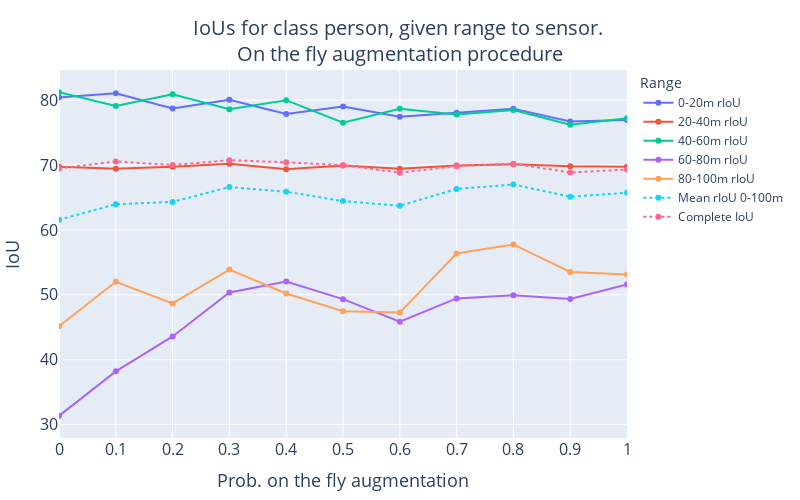

The notebook cell this image was saved under:
### Code cell
fig = return_fig_line_plot(melted_df, "Prob. on the fly augmentation", 'IoUs for class person, given range to sensor. <br>On the fly augmentation procedure',
                           category_orders={"Range": ['0-20m rIoU', '20-40m rIoU', '40-60m rIoU', '60-80m rIoU', '80-100m rIoU', "Mean rIoU 0-100m", 'Complete IoU']})
fig.show()
# fig.write_image("/workspaces/baseline/exp/figures/report_figs/RAW_ONline_paste_augmentation_line_plot_0_to_100.jpeg", scale=4)

### Figure 1 — Plotly figure (JSON) as saved in the notebook; plotly's stock layout.template omitted (floating-point values rounded to 4 significant figures)
{"data": [{"hovertemplate": "Range=0-20m rIoU<br>Augmentation value=%{x}<br>IoU=%{y}<extra></extra>", "legendgroup": "0-20m rIoU", "line": {"color": "#636efa", "dash": "solid"}, "marker": {"size": 6, "symbol": "circle"}, "mode": "lines+markers", "name": "0-20m rIoU", "orientation": "v", "showlegend": true, "type": "scatter", "x": [0, 0.1, 0.2, 0.3, 0.4, 0.5, 0.6, 0.7, 0.8, 0.9, 1], "xaxis": "x", "y": [80.4, 81.04, 78.72, 80.04, 77.86, 79.0, 77.44, 78.04, 78.66, 76.69, 76.95], "yaxis": "y"}, {"hovertemplate": "Range=20-40m rIoU<br>Augmentation value=%{x}<br>IoU=%{y}<extra></extra>", "legendgroup": "20-40m rIoU", "line": {"color": "#EF553B", "dash": "solid"}, "marker": {"size": 6, "symbol": "circle"}, "mode": "lines+markers", "name": "20-40m rIoU", "orientation": "v", "showlegend": true, "type": "scatter", "x": [0, 0.1, 0.2, 0.3, 0.4, 0.5, 0.6, 0.7, 0.8, 0.9, 1], "xaxis": "x", "y": [69.73, 69.42, 69.72, 70.2, 69.33, 69.91, 69.42, 69.92, 70.12, 69.79, 69.75], "yaxis": "y"}, {"hovertemplate": "Range=40-60m rIoU<br>Augmentation value=%{x}<br>IoU=%{y}<extra></extra>", "legendgroup": "40-60m rIoU", "line": {"color": "#00cc96", "dash": "solid"}, "marker": {"size": 6, "symbol": "circle"}, "mode": "lines+markers", "name": "40-60m rIoU", "orientation": "v", "showlegend": true, "type": "scatter", "x": [0, 0.1, 0.2, 0.3, 0.4, 0.5, 0.6, 0.7, 0.8, 0.9, 1], "xaxis": "x", "y": [81.23, 79.08, 80.89, 78.58, 79.99, 76.51, 78.66, 77.77, 78.49, 76.21, 77.21], "yaxis": "y"}, {"hovertemplate": "Range=60-80m rIoU<br>Augmentation value=%{x}<br>IoU=%{y}<extra></extra>", "legendgroup": "60-80m rIoU", "line": {"color": "#ab63fa", "dash": "solid"}, "marker": {"size": 6, "symbol": "circle"}, "mode": "lines+markers", "name": "60-80m rIoU", "orientation": "v", "showlegend": true, "type": "scatter", "x": [0, 0.1, 0.2, 0.3, 0.4, 0.5, 0.6, 0.7, 0.8, 0.9, 1], "xaxis": "x", "y": [31.36, 38.21, 43.59, 50.36, 52.04, 49.34, 45.86, 49.45, 49.92, 49.35, 51.6], "yaxis": "y"}, {"hovertemplate": "Range=80-100m rIoU<br>Augmentation value=%{x}<br>IoU=%{y}<extra></extra>", "legendgroup": "80-100m rIoU", "line": {"color": "#FFA15A", "dash": "solid"}, "marker": {"size": 6, "symbol": "circle"}, "mode": "lines+markers", "name": "80-100m rIoU", "orientation": "v", "showlegend": true, "type": "scatter", "x": [0, 0.1, 0.2, 0.3, 0.4, 0.5, 0.6, 0.7, 0.8, 0.9, 1], "xaxis": "x", "y": [45.17, 52.01, 48.67, 53.88, 50.21, 47.47, 47.26, 56.37, 57.76, 53.53, 53.12], "yaxis": "y"}, {"hovertemplate": "Range=Mean rIoU 0-100m<br>Augmentation value=%{x}<br>IoU=%{y}<extra></extra>", "legendgroup": "Mean rIoU 0-100m", "line": {"color": "#19d3f3", "dash": "dot"}, "marker": {"size": 6, "symbol": "circle"}, "mode": "lines+markers", "name": "Mean rIoU 0-100m", "orientation": "v", "showlegend": true, "type": "scatter", "x": [0, 0.1, 0.2, 0.3, 0.4, 0.5, 0.6, 0.7, 0.8, 0.9, 1], "xaxis": "x", "y": [61.57, 63.95, 64.32, 66.61, 65.89, 64.45, 63.73, 66.31, 66.99, 65.12, 65.72], "yaxis": "y"}, {"hovertemplate": "Range=Complete IoU<br>Augmentation value=%{x}<br>IoU=%{y}<extra></extra>", "legendgroup": "Complete IoU", "line": {"color": "#FF6692", "dash": "dot"}, "marker": {"size": 6, "symbol": "circle"}, "mode": "lines+markers", "name": "Complete IoU", "orientation": "v", "showlegend": true, "type": "scatter", "x": [0, 0.1, 0.2, 0.3, 0.4, 0.5, 0.6, 0.7, 0.8, 0.9, 1], "xaxis": "x", "y": [69.48, 70.54, 70.01, 70.74, 70.42, 69.97, 68.83, 69.81, 70.21, 68.85, 69.29], "yaxis": "y"}], "layout": {"autosize": false, "height": 500, "legend": {"title": {"text": "Range"}, "tracegroupgap": 0}, "margin": {"b": 20, "l": 20, "r": 20, "t": 70}, "title": {"font": {"size": 20}, "text": "IoUs for class person, given range to sensor. <br>On the fly augmentation procedure", "x": 0.5}, "width": 800, "xaxis": {"anchor": "y", "domain": [0, 1], "range": [0, 1], "tickfont": {"size": 16}, "tickmode": "array", "ticktext": [0, 0.1, 0.2, 0.3, 0.4, 0.5, 0.6, 0.7, 0.8, 0.9, 1], "tickvals": [0, 0.1, 0.2, 0.3, 0.4, 0.5, 0.6, 0.7, 0.8, 0.9, 1], "title": {"font": {"size": 18}, "text": "Prob. on the fly augmentation"}}, "yaxis": {"anchor": "x", "domain": [0, 1], "tickfont": {"size": 16}, "title": {"font": {"size": 18}, "text": "IoU"}}}}
